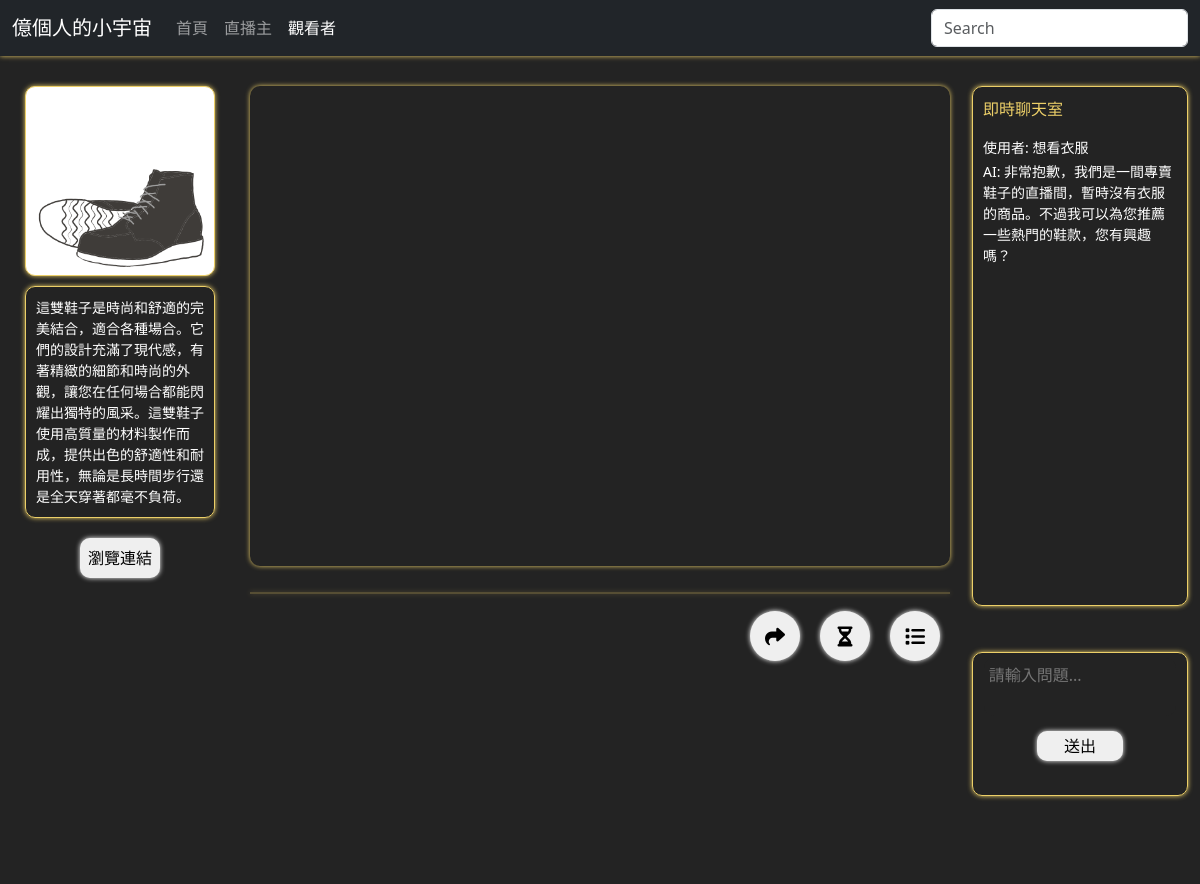
/client/, run on an earlier commit of the app's database.
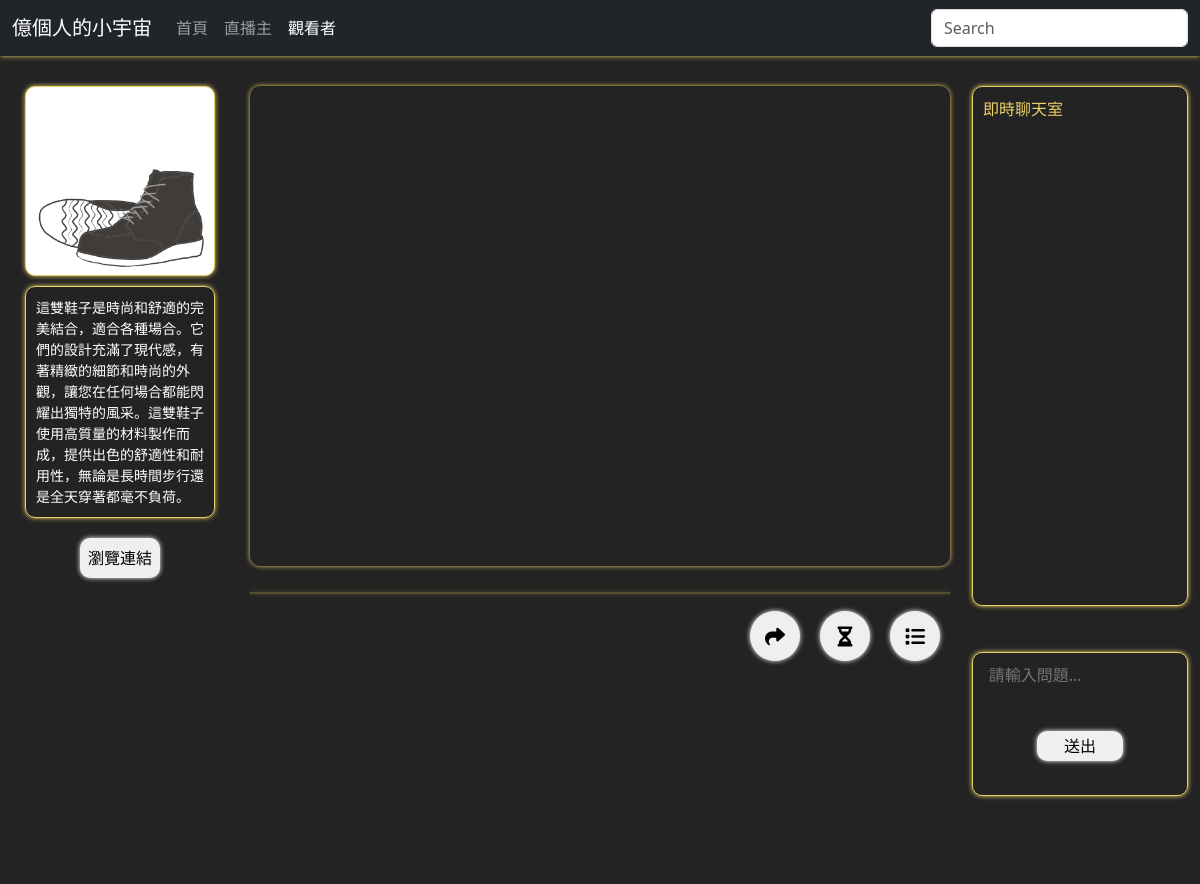
And on a later commit of the database.
### uni/models.py (models this page shows)
class messbrd(models.Model):
    MID = models.CharField('使用者編號', max_length=100 )
    MCont = models.CharField('內容', max_length=1000 )
    MDATE = models.DateTimeField()

### uni/views.py (the view)
# urls.py: path('client/', views.client_view),
def client_view(request):
    mess = messbrd.objects.all()
    return render(request, 'client.html', locals())

### templates/client.html (shortened to what this page needs)
<!DOCTYPE html>
<html lang="en">
<head>
    <link href="https://cdn.jsdelivr.net/npm/bootstrap@5.3.0-alpha3/dist/css/bootstrap.min.css" rel="stylesheet"
>
    <link rel="stylesheet" href="https://cdnjs.cloudflare.com/ajax/libs/font-awesome/6.4.0/css/all.min.css">
    <link rel="stylesheet" href="../../static/css/basic.css">
    <link rel="stylesheet" href="../../static/css/client.css">
    <link rel="stylesheet" href="../../static/css/color.css">
    <link rel="stylesheet" href="../../static/css/star.css">
</head>
<body class="kuro_bc">
    <nav class="navbar navbar-expand-lg navbar-dark bg-dark ki_bs" aria-label="Fifth navbar example">
        <div class="container-fluid">
            <a class="navbar-brand" href="#">億個人的小宇宙</a>
            <div class="collapse navbar-collapse" id="navbarsExample05">
                <ul class="navbar-nav me-auto mb-2 mb-lg-0">
                    <li class="nav-item">
                        <a class="nav-link" aria-current="page" href="/index/">首頁</a>
                    </li>
                    <li class="nav-item">
                        <a class="nav-link" href="/host/">直播主</a>
                    </li>
                    <li class="nav-item">
                        <a class="nav-link active" href="/client/">觀看者</a>
                    </li>
                </ul>
                <form role="search">
                    <input class="form-control" type="search" placeholder="Search" aria-label="Search">
                </form>
            </div>
        </div>
    </nav>
    <main class="kuro_bc">
        <div class="c_intro kuro_bc">
            <div class="c_wrap_img ki_bd ki_bs shiro_bc">
                <img src="../static/img/shoes.PNG" class="c_intro_img">
            </div>
            <div class="c_intro_ctn shiro_f ki_bd ki_bs">
                這雙鞋子是時尚和舒適的完美結合，適合各種場合。它們的設計充滿了現代感，有著精緻的細節和時尚的外觀，讓您在任何場合都能閃耀出獨特的風采。這雙鞋子使用高質量的材料製作而成，提供出色的舒適性和耐用性，無論是長時間步行還是全天穿著都毫不負荷。
            </div>
            <a href="https://www.cyclegear.com/gear/street-steel-oakland-boots" target="_blank">
                <button class="c_link_btn shiro_bs">瀏覽連結</button>
            </a>
        </div>
        <div class="c_streams">
            <div class="c_video">
                <iframe class="each_v ki_bs" src="https://www.youtube.com/embed/Y1iu7hRS1LM?si=jjkpAibxdh9OTC7n?autoplay=1&controls=0" title="YouTube video player" frameborder="0" allowfullscreen></iframe>
                <hr class="v_hr ki_bc ki_bd ki_bs">
                <div class="c_ctrl">
                    <form>
                        <button type="button" class="c_btn shiro_bs"><i class="fa-solid fa-list fa-lg"></i></button>
                        <button type="button" class="c_btn shiro_bs"><i class="fa-solid fa-hourglass-half fa-lg"></i></button>
                        <button type="button" class="c_btn shiro_bs"><i class="fa-solid fa-share fa-lg"></i></button>
                    </form>
                </div>
            </div>
        </div>
        <div class="h_comment">
            <div class="h_messages ki_bd shiro_f ki_bs">
                <p class="mes_tit ki_f">即時聊天室 </p>
                {% for mes in mess %}
                <div>
                    <p class="mes_name">
                        {% if mes.MID == "2" %}
                            AI:
                        {% elif mes.MID == "1" %}
                            使用者:
                        {% else %}
                            未知
                        {% endif %}
                    {{ mes.MCont }}</p>
                </div>
            {% endfor %}
            </div>
            <div class="h_typing ki_bd ki_bs">
                <div class="type_area">
                    <textarea rows="2" class="txtarea kuro_bc shiro_f" id="user-message" placeholder="請輸入問題..." onkeypress="handleKeyPress(event)"></textarea>
                    <button type="button" onclick="sendMessage()" class="txt_btn shiro_bs">送出</button>
            </div>
            </div>
        </div>
    </main>
    <footer>
    </footer>
</body>
</html>

What changed in the data, as far as the page shows it:
removed messbrd: shows "使用者:", MCont "想看衣服"
removed messbrd: shows "AI:", MCont "非常抱歉，我們是一間專賣鞋子的直播間，暫時沒有衣服的商品。不過我可以為您推薦一些熱門的鞋款，您有興趣嗎？"
